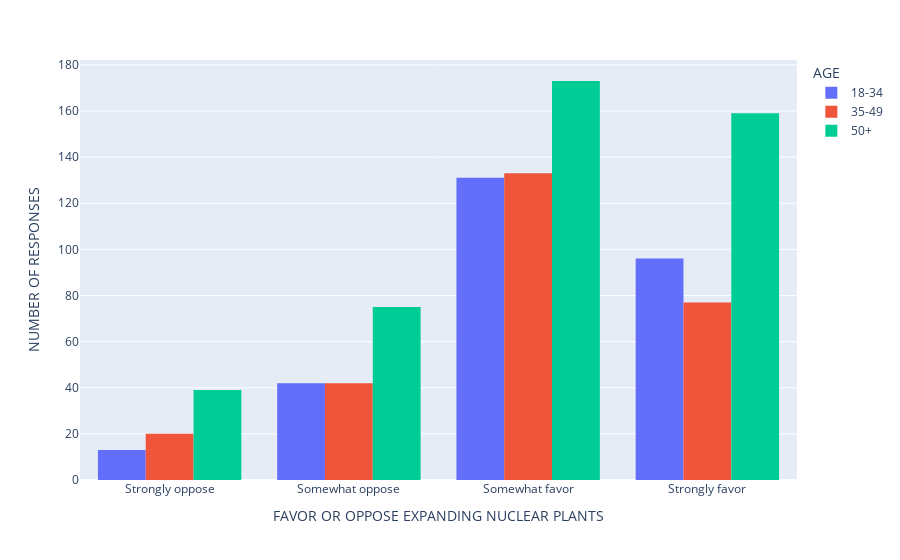
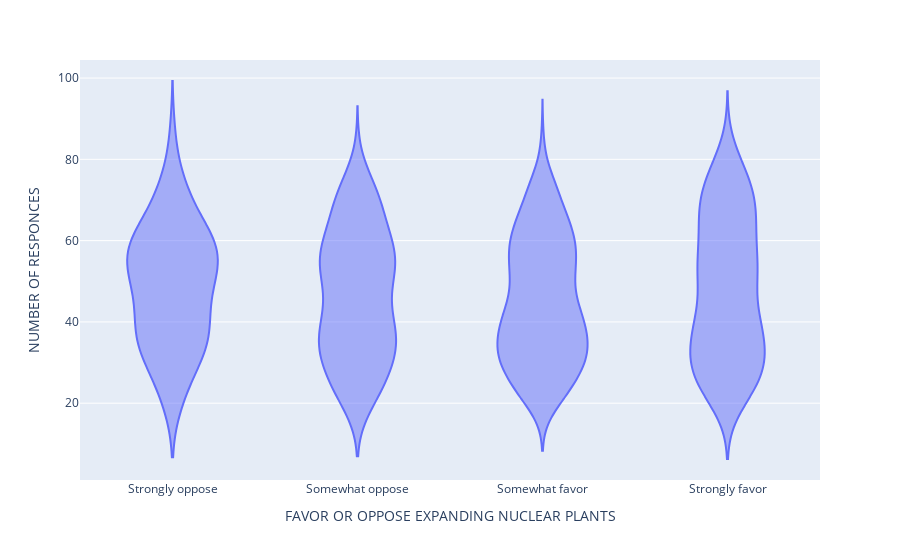

Notebook cell for these charts, in order:
### Markdown cell above
### Political views 

When looking at the first histogram, moderates seem to be very much in support of nuclear, as most there are many who consider themselves a moderate, and fall within the somewhat favor and strongly favor categories.

But when looking at the third plot, the bar chart with a mean, it shows that people who consider themselves very conservative are the ones most likely to support nuclear. Moderates are actually the second most least likely to support nuclear energy. This is definately not what I'd expect, as I'd expect liberals would be more in support. 
- The table shows that all groups are more than not in support of nuclear energy
- Most respondants were Moderate. After that, it was conservatives

### Code cell
# Update this one to use Q2 instead of hAge1. Find the mean or something
# Maybe use a percentage or something 
fig = px.histogram(dataframe1, x="Q10", color="hAge1", barmode="group").update_xaxes(categoryorder='array', categoryarray=["Strongly oppose", "Somewhat oppose", "Somewhat favor", "Strongly favor"]).update_layout(
xaxis_title="FAVOR OR OPPOSE EXPANDING NUCLEAR PLANTS", yaxis_title="NUMBER OF RESPONSES", legend_title="AGE",
)
fig.show()

# Q2 is exact age
fig = px.violin(dataframe1, x="Q10", y="Q2").update_xaxes(categoryorder='array', categoryarray=["Strongly oppose", "Somewhat oppose", "Somewhat favor", "Strongly favor"]).update_layout(
xaxis_title="FAVOR OR OPPOSE EXPANDING NUCLEAR PLANTS", yaxis_title="NUMBER OF RESPONCES", legend_title="AGE OF RESPONDENT",
)
fig.show()

dataframe1["hAge1"].value_counts()

### Figure 1 — Plotly figure (JSON) as saved in the notebook; plotly's stock layout.template omitted (floating-point values rounded to 4 significant figures; data arrays with more than 128 entries replaced by an {"elided": "..."} marker saying what was removed)
{"data": [{"alignmentgroup": "True", "bingroup": "x", "hovertemplate": "hAge1=18-34<br>Q10=%{x}<br>count=%{y}<extra></extra>", "legendgroup": "18-34", "marker": {"color": "#636efa", "pattern": {"shape": ""}}, "name": "18-34", "offsetgroup": "18-34", "orientation": "v", "showlegend": true, "type": "histogram", "x": {"elided": "282 str values"}, "xaxis": "x", "yaxis": "y"}, {"alignmentgroup": "True", "bingroup": "x", "hovertemplate": "hAge1=35-49<br>Q10=%{x}<br>count=%{y}<extra></extra>", "legendgroup": "35-49", "marker": {"color": "#EF553B", "pattern": {"shape": ""}}, "name": "35-49", "offsetgroup": "35-49", "orientation": "v", "showlegend": true, "type": "histogram", "x": {"elided": "272 str values"}, "xaxis": "x", "yaxis": "y"}, {"alignmentgroup": "True", "bingroup": "x", "hovertemplate": "hAge1=50+<br>Q10=%{x}<br>count=%{y}<extra></extra>", "legendgroup": "50+", "marker": {"color": "#00cc96", "pattern": {"shape": ""}}, "name": "50+", "offsetgroup": "50+", "orientation": "v", "showlegend": true, "type": "histogram", "x": {"elided": "446 str values"}, "xaxis": "x", "yaxis": "y"}], "layout": {"autosize": true, "barmode": "group", "legend": {"title": {"text": "AGE"}, "tracegroupgap": 0}, "margin": {"t": 60}, "xaxis": {"anchor": "y", "autorange": true, "categoryarray": ["Strongly oppose", "Somewhat oppose", "Somewhat favor", "Strongly favor"], "categoryorder": "array", "domain": [0, 1], "range": [-0.5, 3.5], "title": {"text": "FAVOR OR OPPOSE EXPANDING NUCLEAR PLANTS"}, "type": "category"}, "yaxis": {"anchor": "x", "autorange": true, "domain": [0, 1], "range": [0, 182.1], "title": {"text": "NUMBER OF RESPONSES"}}}}

### Figure 2 — Plotly figure (JSON) as saved in the notebook; plotly's stock layout.template omitted (floating-point values rounded to 4 significant figures; data arrays with more than 128 entries replaced by an {"elided": "..."} marker saying what was removed)
{"data": [{"alignmentgroup": "True", "box": {"visible": false}, "hovertemplate": "Q10=%{x}<br>Q2=%{y}<extra></extra>", "legendgroup": "", "marker": {"color": "#636efa"}, "name": "", "offsetgroup": "", "orientation": "v", "scalegroup": "True", "showlegend": false, "type": "violin", "x": {"elided": "1000 str values"}, "x0": " ", "xaxis": "x", "y": {"elided": "1000 int values"}, "y0": " ", "yaxis": "y"}], "layout": {"autosize": true, "legend": {"title": {"text": "AGE OF RESPONDENT"}, "tracegroupgap": 0}, "margin": {"t": 60}, "violinmode": "group", "xaxis": {"anchor": "y", "autorange": true, "categoryarray": ["Strongly oppose", "Somewhat oppose", "Somewhat favor", "Strongly favor"], "categoryorder": "array", "domain": [0, 1], "range": [-0.5, 3.5], "title": {"text": "FAVOR OR OPPOSE EXPANDING NUCLEAR PLANTS"}, "type": "category"}, "yaxis": {"anchor": "x", "autorange": true, "domain": [0, 1], "range": [1.104, 104.4], "title": {"text": "NUMBER OF RESPONCES"}, "type": "linear"}}}
